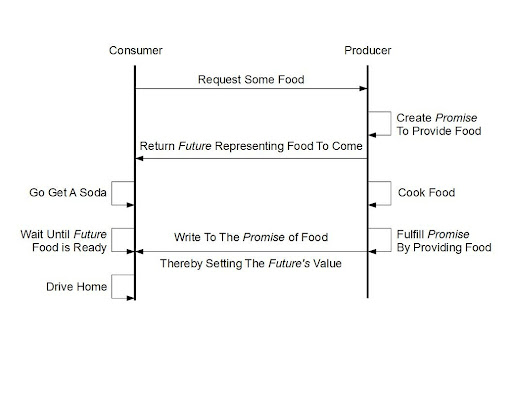
#> input picture 3-future-and-promise/image1.jpg, 512 x 396 px; the run also reads 2 pictures not shown here
$ python example-images-asyncio.py
#> lines starting #> are read from the running program, lines starting #| are printed output that depends on the picture
import asyncio
from PIL import Image, ImageFilter

async def process_image(image_path):
    img = Image.open(image_path)
    img = img.filter(ImageFilter.BLUR)
    output_path = f"processed_{image_path}"
    img.save(output_path)
    await asyncio.sleep(1)
    return f"Processed and saved: {output_path}"
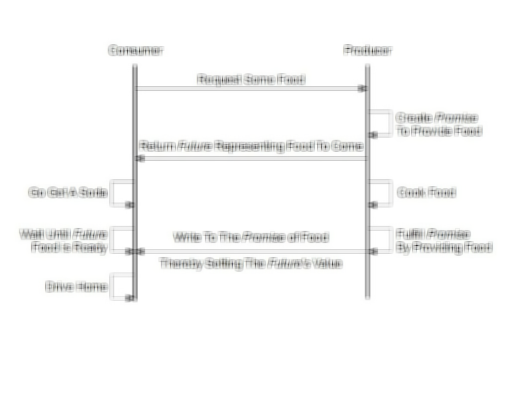
#> saved as processed_image1.jpg: PIL image 512x396 RGB; mean R, G, B 248.6, 248.7, 248.5

async def main():
    images = ["image1.jpg", "image2.jpg", "image3.jpg"]
    tasks = [process_image(img) for img in images]
    results = await asyncio.gather(*tasks)
    for result in results:
        print(result)

asyncio.run(main())
